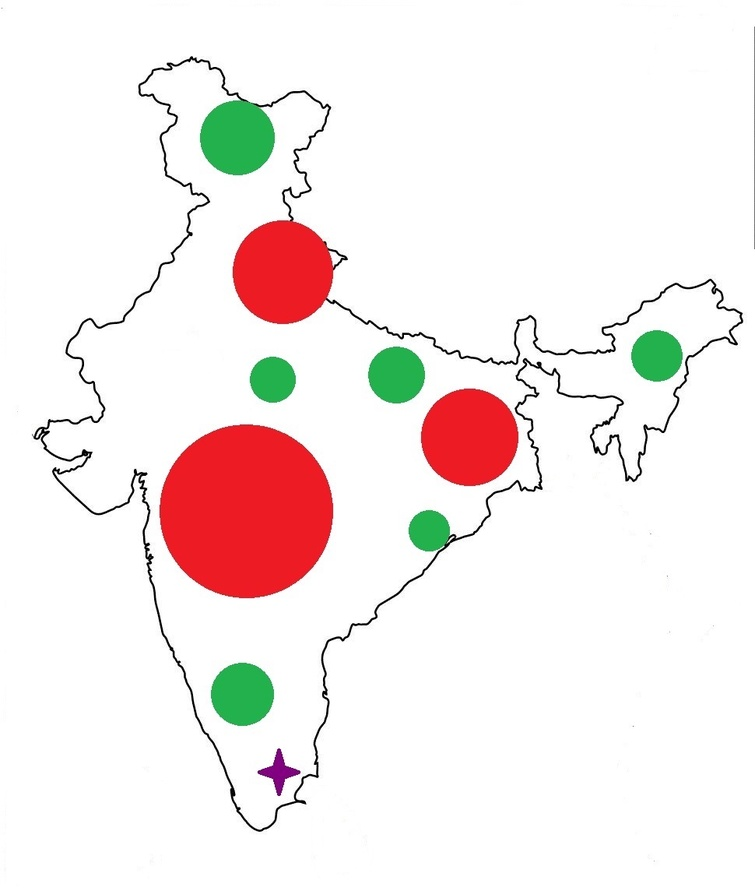
#> input picture checkpoint3_copy.jpg, 755 x 891 px, shrunk from 970 x 1144 before the run, given in place of checkpoint3.jpg, which was not available
$ python has_image.py
#> lines starting #> are read from the running program, lines starting #| are printed output that depends on the picture; pictures that were not available may be replaced by others from this repository, and a replacement may not be noted
#> further down, bigger is the input picture: shape (891, 755, 3); mean B, G, R 234.9, 236.4, 245.5
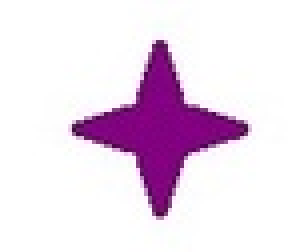
#> input picture checkpoint3star.jpg, 77 x 63 px, shrunk from 99 x 81 before the run (shown 4 times larger)
#> further down, smaller is the input picture: shape (63, 77, 3); mean B, G, R 235.7, 220.2, 236
import cv2 as cv
import numpy as np


# If this program cannot be made using loop, then submit the checkpoint3_copy.jpg image along with.
# If this program can be looped, then no need to submit the image checkpoint3_copy.jpg.
# In either case, you have to submit the image checkpoint3star.jpg.

# Writing a program to detect needle in a haystack, i.e., detecting the smaller picture in the bigger one.


def has_image(haystack, needle):
    haystack = cv.cvtColor(haystack, cv.COLOR_BGR2GRAY)
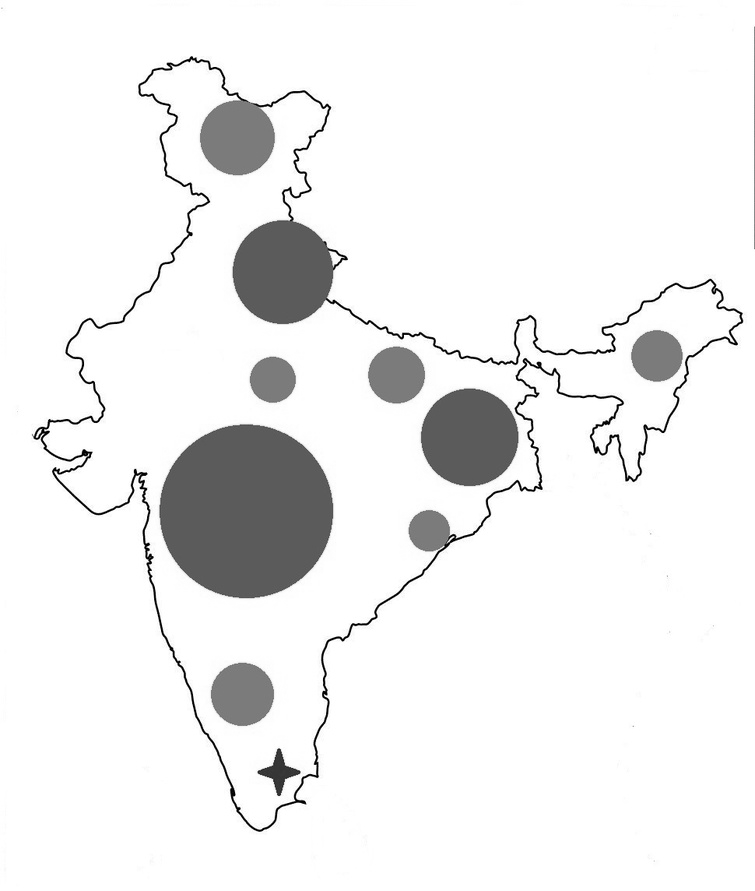
#> haystack: shape (891, 755); min 0, max 255, mean 239
    needle = cv.cvtColor(needle, cv.COLOR_BGR2GRAY)
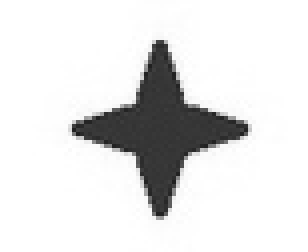
#> needle: shape (63, 77) (shown 4 times larger); min 30, max 255, mean 226.7
    w, h = needle.shape[::-1]  # width and height of the small image is saved in 'w' and 'h' respectively.
#> w = 77; h = 63
    res = cv.matchTemplate(haystack, needle, cv.TM_CCOEFF_NORMED)
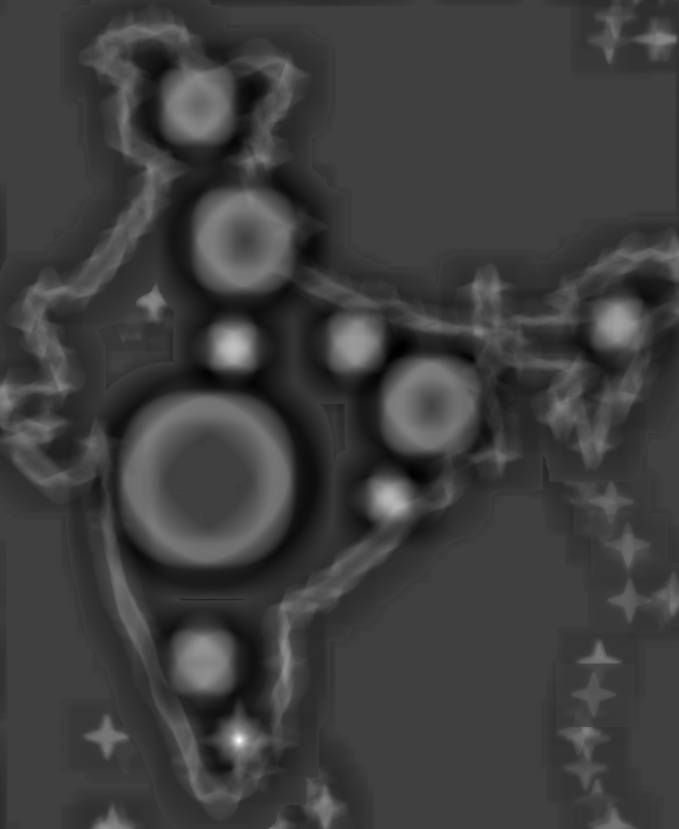
#> res: shape (829, 679) float32; min -0.287, max 0.85, mean -0.00608; drawn with min black and max white
    threshold = 0.80  # setting the threshold to 80% accuracy. This way it determines the star located at Chennai too.
    loc = np.where(res >= threshold)
#> loc = ([739, 739, 740, 740, 741], [238, 239, 238, 239, 239])
    try:
        assert loc[0][0] > 0
        assert loc[1][0] > 0
        return loc[1][0] + w / 2, loc[0][0] + h / 2  # Return the co-ordinates of the center of the smaller image in the
        # bigger one.
    except:
        return -1, -1  # Else return some proof that the smaller image is not present in the bigger image.


if __name__ == "__main__":
    bigger = cv.imread('checkpoint3.jpg')  # First read the image checkpoint 3 in the bigger variable so that it returns
    # the co-ordinates of the first occurrence of the image. Then, comment this line and uncomment the next one.

    # bigger = cv.imread("checkpoint3_copy.jpg")
    # Sorry, but I could not find a way out through a loop, but we have to
    # erase the first detected occurrence of the star and then save it in the variable, checkpoint3_copy.jpg through
    # which the second occurrence of the star is detected.
    smaller = cv.imread("checkpoint3star.jpg")

    x, y = has_image(bigger, smaller)
#> x = 276.5; y = 770.5

    if x >= 0 and y >= 0:
        print(x)
#| 276.5
        print(y)
#| 770.5
        w, h, _ = smaller.shape
#> w = 63; h = 77
        cv.imshow("Found the smaller at (%d,%d)" % (x, y), bigger)
        cv.waitKey(0xFFFF)
    else:
        print("Not found")

# By this file, we have the co-ordinates of the stars in the map. Now, the co-ordinates of Jaipur will always remian
# same in every testcase, i.e. (244.5, 455.5) and the start co-ordinates will differ only.
